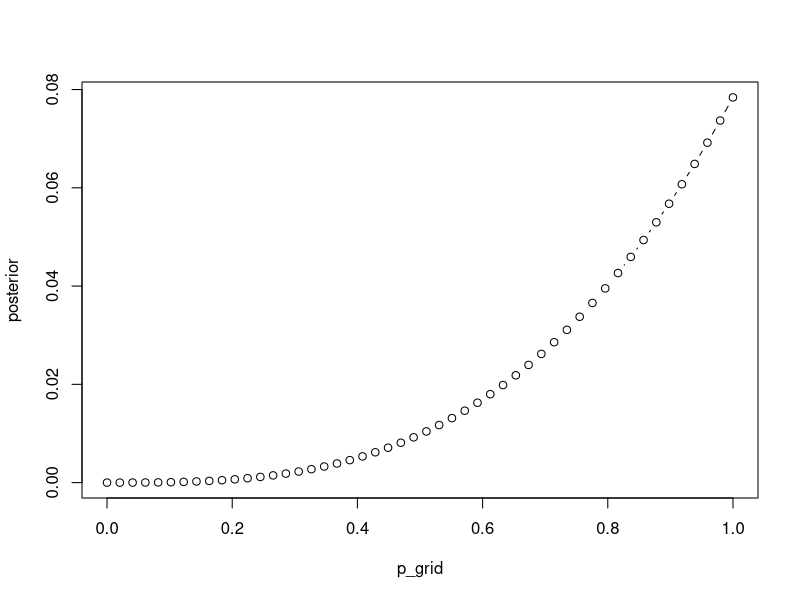
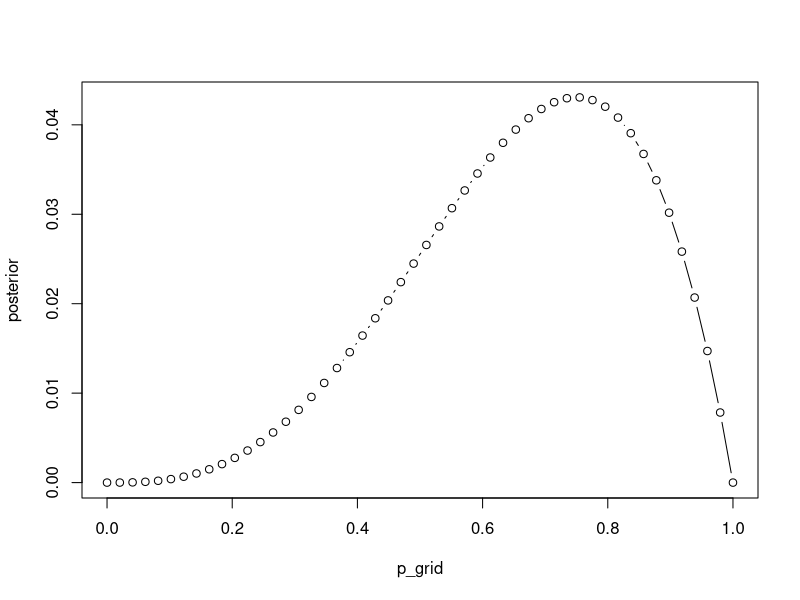
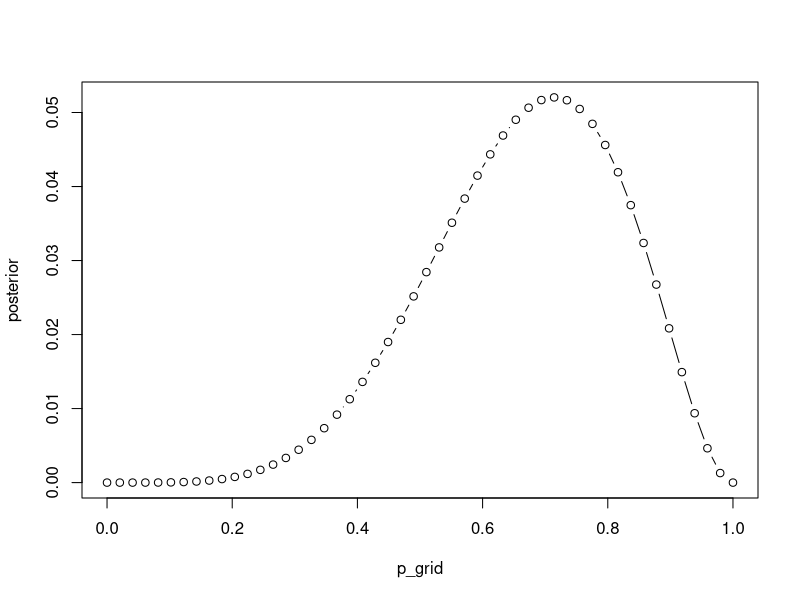
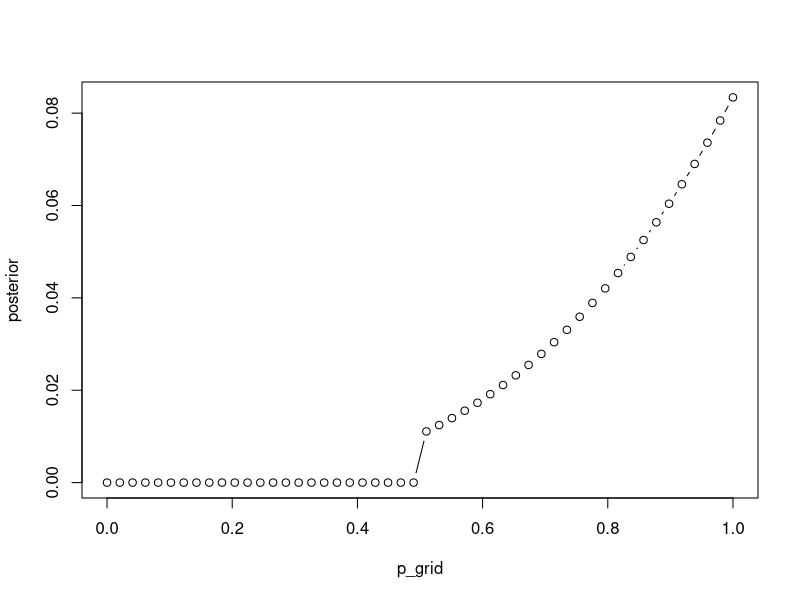
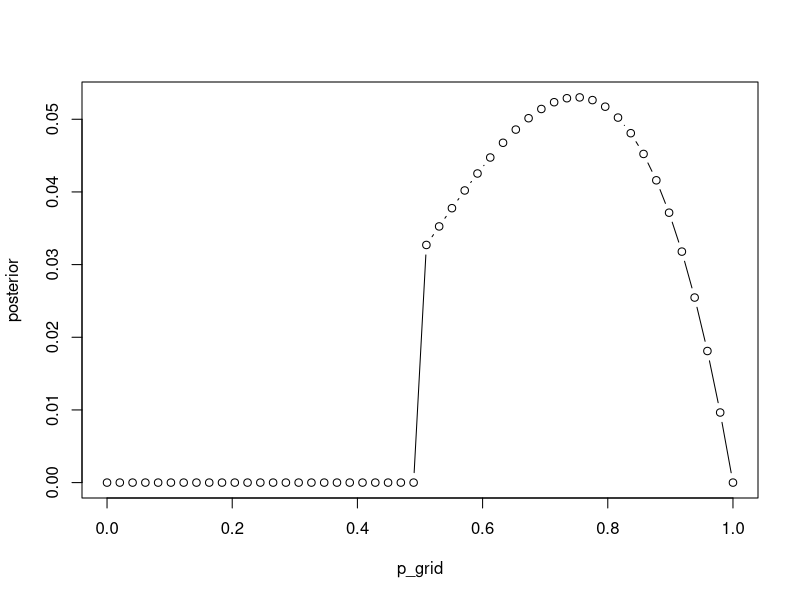
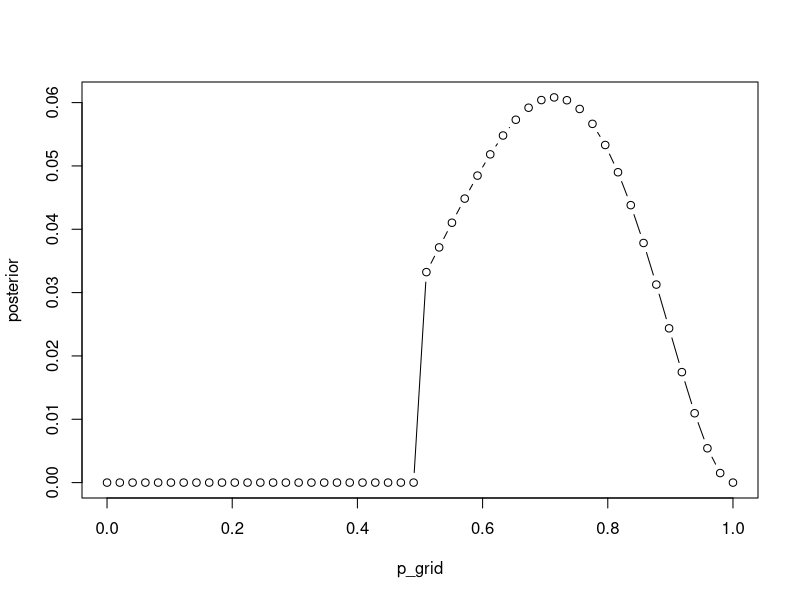

Source code (R) for these figures, in order:
library(tidyverse)

# 2M1 (a)
p_grid <- seq(0, 1, length.out = 50)
prior <- rep(1, 50)
likelihood <- dbinom(3, 3, p_grid)
unstd.posterior <- likelihood * prior
posterior <- unstd.posterior/sum(unstd.posterior)

plot(p_grid, posterior, type = "b")

compute_posterior <- function(num_success, num_trials, prior) {
  p_grid <- seq(0, 1, length.out = 50)
  likelihood <- dbinom(num_success, num_trials, prob = p_grid)
  unstd.posterior <- likelihood * prior
  posterior <- unstd.posterior/sum(unstd.posterior)
  return(posterior)
}

# 2M1 (b)
posterior <- compute_posterior(3, 4, prior)
plot(p_grid, posterior, type = "b")

# 2M1 (c)
posterior <- compute_posterior(5, 7, prior)
plot(p_grid, posterior, type = "b")

# 2M2 (a)
prior <- if_else(p_grid < 0.5, 0, 1)
posterior <- compute_posterior(3, 3, prior)
plot(p_grid, posterior, type = "b")

# 2M2 (b)
posterior <- compute_posterior(3, 4, prior)
plot(p_grid, posterior, type = "b")

# 2M2 (c)
posterior <- compute_posterior(5, 7, prior)
plot(p_grid, posterior, type = "b")
